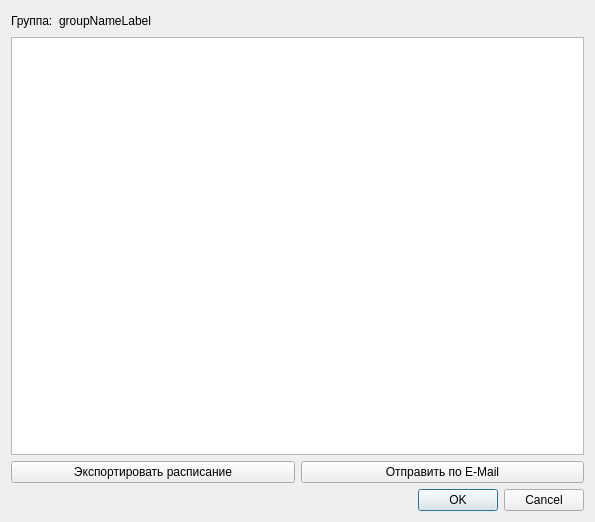
<?xml version="1.0" encoding="UTF-8"?>
<ui version="4.0">
 <class>GroupTimetableDialog</class>
 <widget class="QDialog" name="GroupTimetableDialog">
  <property name="geometry">
   <rect>
    <x>0</x>
    <y>0</y>
    <width>595</width>
    <height>522</height>
   </rect>
  </property>
  <property name="windowTitle">
   <string>Расписание для группы</string>
  </property>
  <layout class="QGridLayout" name="gridLayout_2">
   <item row="1" column="0">
    <layout class="QGridLayout" name="gridLayout">
     <item row="1" column="0">
      <widget class="QDialogButtonBox" name="buttonBox">
       <property name="orientation">
        <enum>Qt::Horizontal</enum>
       </property>
       <property name="standardButtons">
        <set>QDialogButtonBox::Cancel|QDialogButtonBox::Ok</set>
       </property>
       <property name="centerButtons">
        <bool>false</bool>
       </property>
      </widget>
     </item>
     <item row="0" column="0">
      <layout class="QGridLayout" name="gridLayout_3">
       <item row="4" column="0">
        <layout class="QGridLayout" name="gridLayout_4">
         <item row="1" column="0">
          <widget class="QPushButton" name="exportPushButton">
           <property name="text">
            <string>Экспортировать расписание</string>
           </property>
          </widget>
         </item>
         <item row="1" column="1">
          <widget class="QPushButton" name="sendPushButton">
           <property name="text">
            <string>Отправить по E-Mail</string>
           </property>
          </widget>
         </item>
        </layout>
       </item>
       <item row="2" column="0">
        <layout class="QHBoxLayout" name="horizontalLayout">
         <item>
          <widget class="QLabel" name="label">
           <property name="text">
            <string>Группа:</string>
           </property>
          </widget>
         </item>
         <item>
          <widget class="QLabel" name="groupNameLabel">
           <property name="text">
            <string>groupNameLabel</string>
           </property>
          </widget>
         </item>
         <item>
          <spacer name="horizontalSpacer">
           <property name="orientation">
            <enum>Qt::Horizontal</enum>
           </property>
           <property name="sizeHint" stdset="0">
            <size>
             <width>40</width>
             <height>20</height>
            </size>
           </property>
          </spacer>
         </item>
        </layout>
       </item>
       <item row="3" column="0">
        <widget class="QTableView" name="lecturerTimetableTableView"/>
       </item>
      </layout>
     </item>
    </layout>
   </item>
  </layout>
 </widget>
 <resources/>
 <connections>
  <connection>
   <sender>buttonBox</sender>
   <signal>accepted()</signal>
   <receiver>GroupTimetableDialog</receiver>
   <slot>accept()</slot>
   <hints>
    <hint type="sourcelabel">
     <x>248</x>
     <y>254</y>
    </hint>
    <hint type="destinationlabel">
     <x>157</x>
     <y>274</y>
    </hint>
   </hints>
  </connection>
  <connection>
   <sender>buttonBox</sender>
   <signal>rejected()</signal>
   <receiver>GroupTimetableDialog</receiver>
   <slot>reject()</slot>
   <hints>
    <hint type="sourcelabel">
     <x>316</x>
     <y>260</y>
    </hint>
    <hint type="destinationlabel">
     <x>286</x>
     <y>274</y>
    </hint>
   </hints>
  </connection>
 </connections>
</ui>
